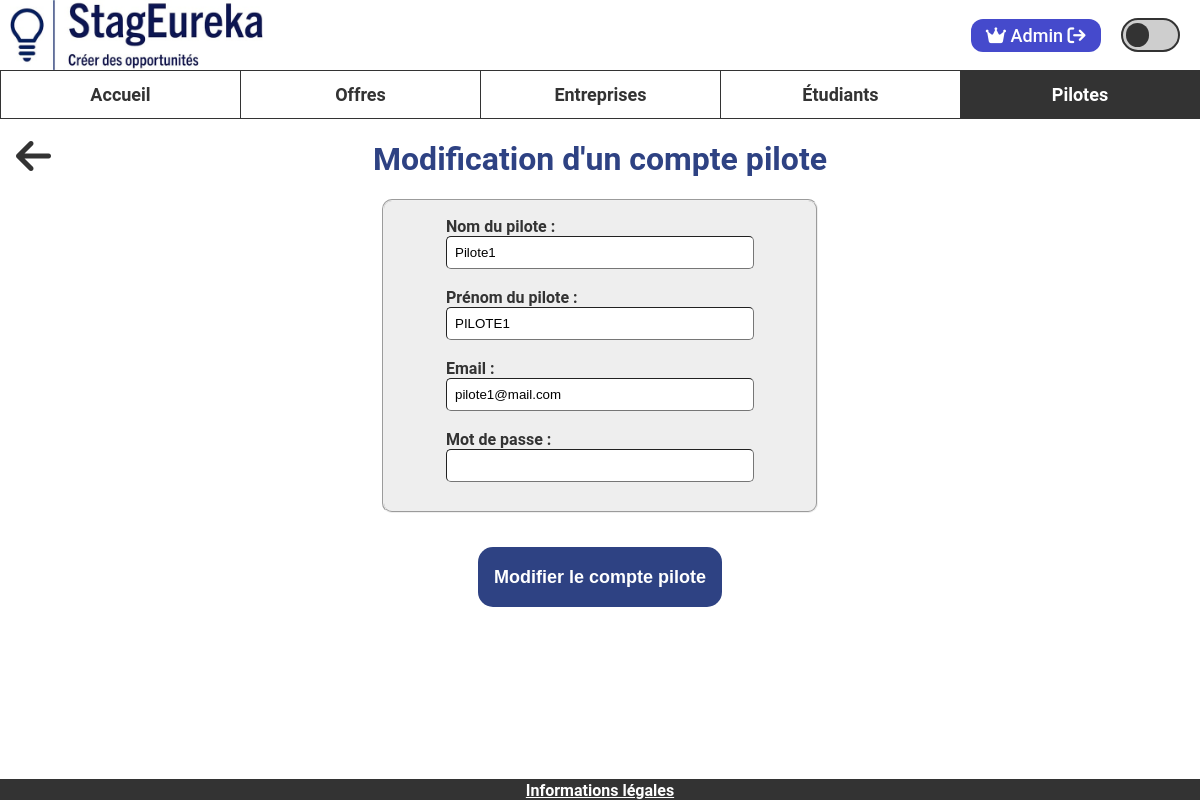
/www/pilote/modifier/1 (signed in), run on the app's committed database.
### tables this page shows
CREATE TABLE Pilot(
   idPilot INT NOT NULL AUTO_INCREMENT,
   email VARCHAR(320) NOT NULL,
   name VARCHAR(50) NOT NULL,
   firstName VARCHAR(50) NOT NULL,
   password VARCHAR(255) NOT NULL,
   PRIMARY KEY(idPilot)
);

### www/modele/pilote_modele.php (called while the page is built, shortened)
<?php
class Pilote {
    public function __construct(int $id, string $nom, string $prenom, string $hash_mdp, string $email) {
    $this->id = $id;
    $this->nom = $nom;
    $this->prenom = $prenom;
    $this->email = $email;
    }
}
function getPilote(int $idPilote){
    $pdo = connexionBDD();
    $sql = "SELECT * FROM Pilot WHERE idPilot = :id";
    $requete = $pdo->prepare($sql);
    $requete->execute([":id" => $idPilote]);
    $reponseBdd = $requete->fetch(PDO::FETCH_ASSOC);
    $pilote = new Pilote(
        $reponseBdd["idPilot"],
        $reponseBdd["name"],
        $reponseBdd["firstName"],
        $reponseBdd["password"],
        $reponseBdd["email"],
    );
    return $pilote;
}

### www/vue/php/pilote/modifier_pilote_vue.php (the view, shortened to what this page needs)
<main class="main-modification" id="main-modifier-pilote">
    <form action="<?= ADRESSE_SITE ?>/pilote/modifier/<?= $pilote->id ?>" method="post">
        <button name="fleche-retour" id="fleche-retour" value="fleche-retour" onclick="location.href='<?= ADRESSE_SITE ?>/pilote/liste/'"><i class="fa-solid fa-arrow-left fa-3x"></i></button>
        <div class="conteneur-modification-pilote">
            <h1 class="modification-pilote">Modification d'un compte pilote</h1>
            <fieldset class="rectangle-gris">
                <div class="ligne">
                    <div class="colonne">
                        <div class="nom-pilote">
                            <label for="nom-pilote">Nom du pilote :</label><br>
                            <input class="case-standard case-nom-pilote" type="text" name="nom-pilote" id="nom-pilote" value="<?= $pilote->nom ?>" required><br><br>
                        </div>
                        <div class="prenom-pilote">
                            <label for="prenom-pilote">Prénom du pilote :</label><br>
                            <input class="case-standard case-prenom-pilote" type="text" name="prenom-pilote" id="prenom-pilote" value="<?= $pilote->prenom ?>" required><br><br>
                        </div>
                    </div>
                    <div class="colonne">
                        <div class="email-pilote">
                            <label for="email-pilote">Email :</label><br>
                            <input class="case-standard case-email-pilote" type="text" name="email-pilote" id="email-pilote" value="<?= $pilote->email ?>" required><br><br>
                        </div>
                        <div class="mdp-pilote">
                            <label for="mdp-pilote">Mot de passe :</label><br>
                            <input class="case-standard case-mdp-pilote" type="text" name="mdp-pilote" id="mdp-pilote" required><br><br>
                        </div>
                    </div>
                </div>
            </fieldset>
            <br>
            <div class="conteneur-bouton-principal">
                <input class="bouton-principal" type="submit" value="Modifier le compte pilote">
            </div>
        </div>
    </form>
</main>
<?php
include "vue/php/mise_en_page_vue.php";
?>

### www/vue/css/style.css (style rules this page uses)
:root { --primary-color: #333333; --secondary-color: #cecece; --accent-color-1: #2e4283; --accent-color-2: #454acc; --alternate-color: #ffffff; --background-color: #ffffff; --background-color-2: #eeeeee; }
body { margin: 0; padding: 0; background-color: var(--background-color); color: var(--primary-color); overflow: hidden; }
body, textarea { font-family: 'Roboto', sans-serif; }
main { position: absolute; overflow-y: auto; top: 118.59px; bottom: 20px; left: 0px; right: 0px; }
.conteneur-bouton-principal { display: flex; justify-content: center; margin-bottom: 0; }
.bouton-principal { border-radius: 15px; padding: 16px; border-style: none; background-color: var(--accent-color-1); color: white; font-weight: bold; font-size: large; height: 60px; margin-top: 15px; cursor: pointer; box-sizing: border-box; text-align: center; }
#fleche-retour { background-color: unset; border: none; position: absolute; left: 10px; top: 16px; z-index: 99; color: var(--primary-color); cursor: pointer; }
.case-standard { width: 290px; border-radius: 5px; border-width: 0.5px; padding: 8px; }
.rectangle-gris { border-radius: 10px; background-color: var(--background-color-2); }
.colonne { display: grid; justify-content: center; align-items: center; margin: 10px 50px; margin-bottom: auto; }
.ligne { display: flex; flex-direction: row; justify-content: center; align-items: center; }
.rectangle-gris label, .rectangle-gris h3 { margin-top: 0; margin-bottom: 5px; font-size: 16px; font-weight: bold; }
.conteneur-modification-pilote { display: flex; flex-direction: column; align-items: center; }
.conteneur-modification-pilote h1 { color: var(--accent-color-1); }
@media (max-width: 1320px) { .conteneur-modification-pilote .ligne { flex-direction: column; } }
@media (max-width: 1320px) { .conteneur-modification-pilote .colonne:not(:first-child) { margin-top: 0; } }

### data on the page
pilot: nom-pilote "Pilote1", prenom-pilote "PILOTE1", email-pilote "pilote1@mail.com"

### other printed values
$_SESSION["prenom"] "Admin"
